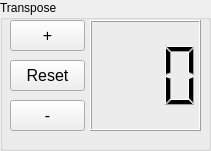
   <widget class="QGroupBox" name="groupBox_3">
    <property name="geometry">
     <rect>
      <x>10</x>
      <y>10</y>
      <width>211</width>
      <height>151</height>
     </rect>
    </property>
    <property name="font">
     <font>
      <pointsize>9</pointsize>
     </font>
    </property>
    <property name="title">
     <string>Transpose</string>
    </property>
    <widget class="QPushButton" name="Button_transpose_Plus">
     <property name="geometry">
      <rect>
       <x>10</x>
       <y>20</y>
       <width>75</width>
       <height>31</height>
      </rect>
     </property>
     <property name="font">
      <font>
       <pointsize>12</pointsize>
      </font>
     </property>
     <property name="text">
      <string>+</string>
     </property>
    </widget>
    <widget class="QPushButton" name="Button_transpose_Minus">
     <property name="geometry">
      <rect>
       <x>10</x>
       <y>100</y>
       <width>75</width>
       <height>31</height>
      </rect>
     </property>
     <property name="font">
      <font>
       <pointsize>12</pointsize>
      </font>
     </property>
     <property name="text">
      <string>-</string>
     </property>
    </widget>
    <widget class="QLCDNumber" name="lcdNumber_transpose">
     <property name="geometry">
      <rect>
       <x>90</x>
       <y>20</y>
       <width>111</width>
       <height>111</height>
      </rect>
     </property>
     <property name="font">
      <font>
       <weight>50</weight>
       <italic>false</italic>
       <bold>false</bold>
      </font>
     </property>
     <property name="smallDecimalPoint">
      <bool>false</bool>
     </property>
     <property name="digitCount">
      <number>3</number>
     </property>
     <property name="segmentStyle">
      <enum>QLCDNumber::Filled</enum>
     </property>
     <property name="intValue" stdset="0">
      <number>0</number>
     </property>
    </widget>
    <widget class="QPushButton" name="Button_transpose_Reset">
     <property name="geometry">
      <rect>
       <x>10</x>
       <y>60</y>
       <width>75</width>
       <height>31</height>
      </rect>
     </property>
     <property name="font">
      <font>
       <pointsize>12</pointsize>
      </font>
     </property>
     <property name="text">
      <string>Reset</string>
     </property>
    </widget>
   </widget>
